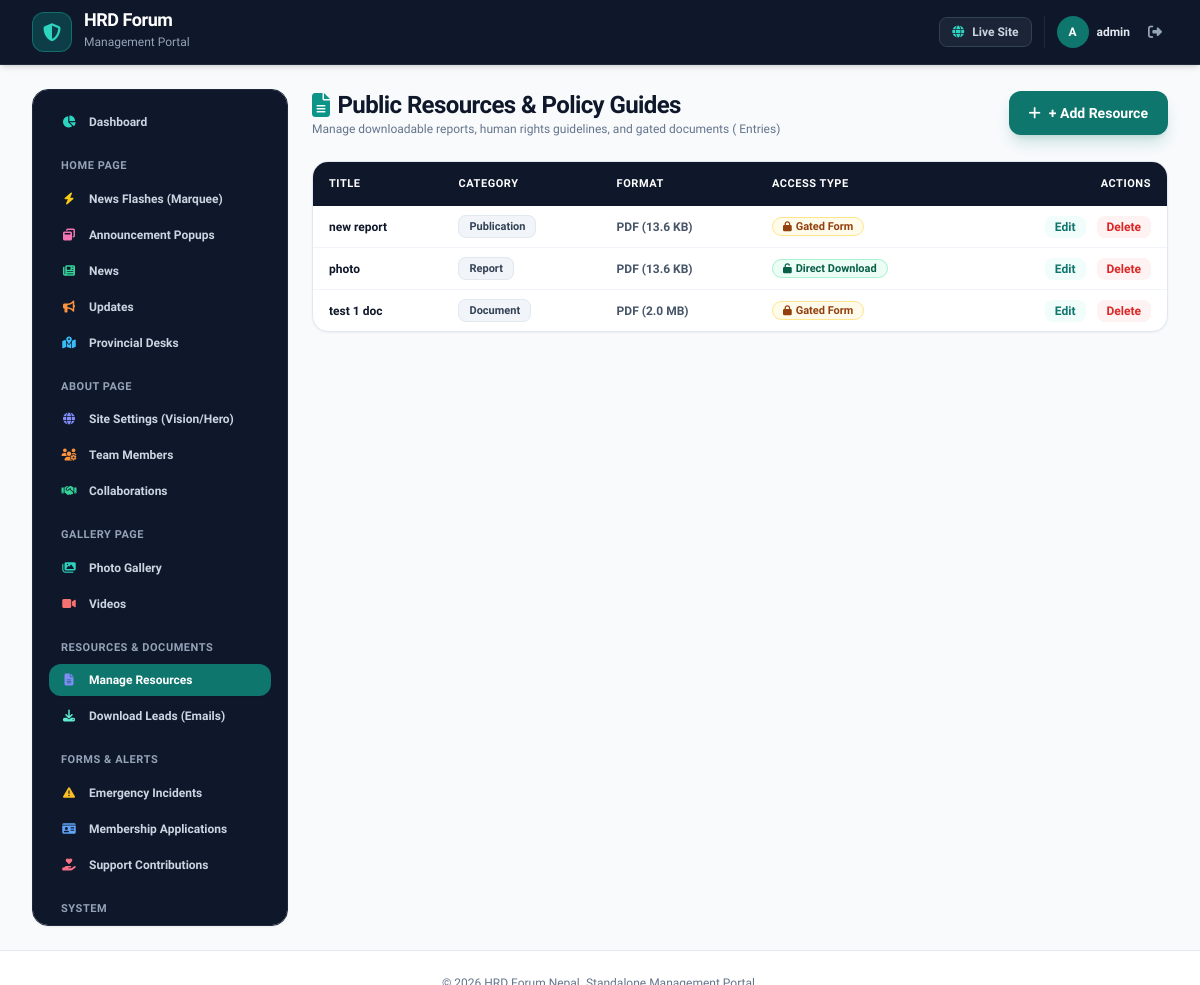
Before: /portal/resources/ (signed in) with the older database file.
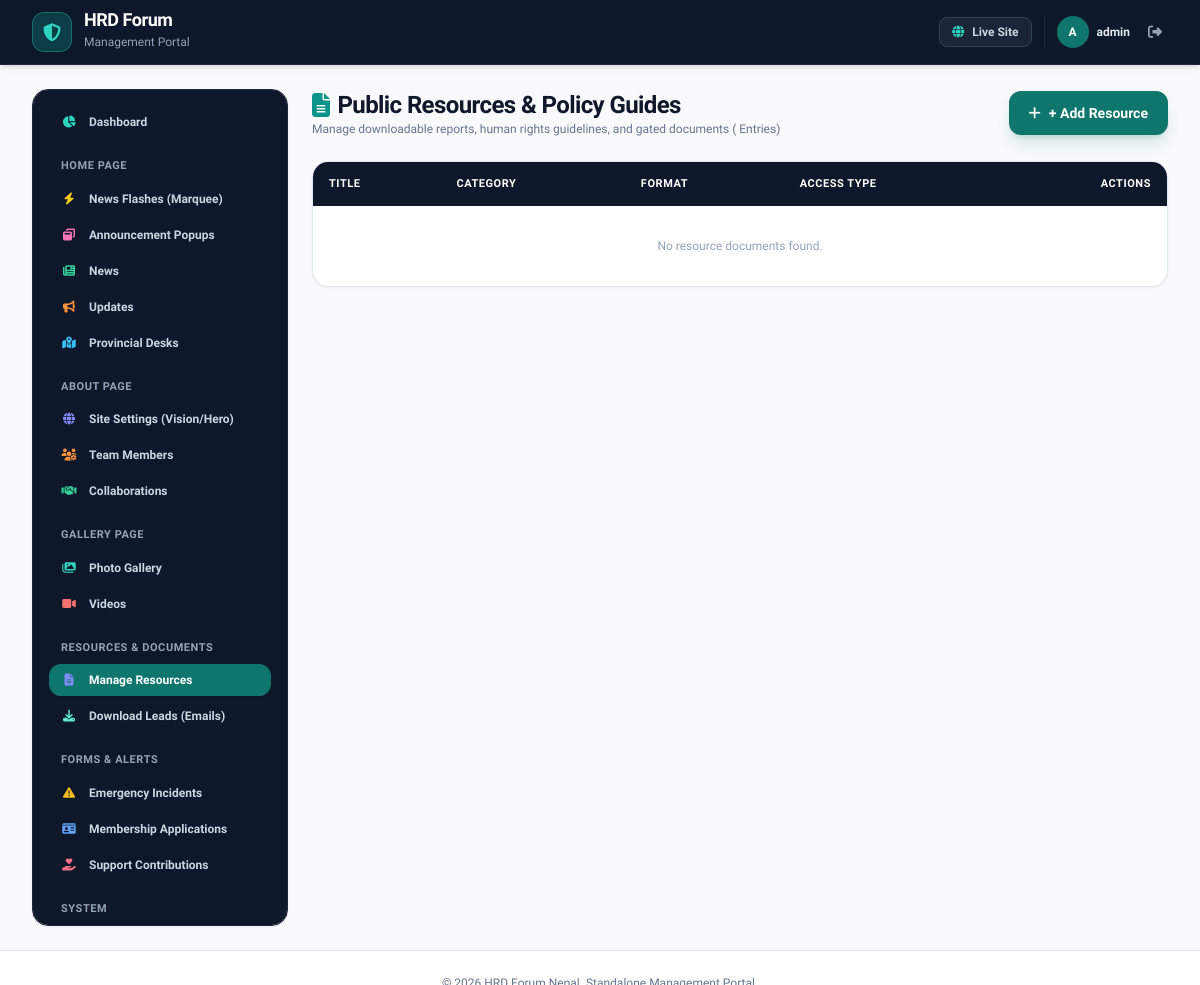
After: the same page with the newer database file.
### main_app/models.py (models this page shows, shortened)
class Resource(models.Model):
    title = models.CharField(max_length=255)
    category = models.CharField(max_length=50, default='Document')
    format = models.CharField(max_length=20, default='PDF')
    file_size = models.CharField(max_length=50, default='2.0 MB')
    file_upload = models.FileField(upload_to='resources/', blank=True, null=True)
    file_url = models.URLField(max_length=500, blank=True, null=True)
    is_gated = models.BooleanField(default=True)

### main_app/portal_views.py (the view)
# urls.py: path('portal/resources/', portal_views.portal_resource_list, name='portal_resource_list'),
@staff_required
def portal_resource_list(request):
    query = request.GET.get('q', '').strip()
    resources = Resource.objects.all()
    if query:
        resources = resources.filter(Q(title__icontains=query) | Q(category__icontains=query) | Q(format__icontains=query))
    resources = resources.order_by('-id')
    context = {
        'resources': resources,
        'query': query,
    }
    return render(request, 'portal/resource_list.html', context)

### main_app/portal_views.py (called while the page is built)
def staff_required(view_func):
    actual_decorator = user_passes_test(
        lambda u: u.is_authenticated and (u.is_staff or u.is_superuser),
        login_url='/portal/login/'
    )
    return actual_decorator(view_func)

### main_app/views.py (called while the page is built, shortened)
def admin_dashboard_context(request):
    return {}

### templates/portal/resource_list.html (shortened to what this page needs)
{% extends "portal/base_portal.html" %}
{% block content %}
<div class="space-y-6">
    <div class="flex flex-col md:flex-row md:items-center justify-between gap-4">
        <div>
            <h1 class="text-2xl font-extrabold text-slate-900 tracking-tight flex items-center space-x-2">
                <i class="fas fa-file-alt text-teal-600"></i>
                <span>Public Resources & Policy Guides</span>
            </h1>
            <p class="text-xs text-slate-500 font-medium">Manage downloadable reports, human rights guidelines, and gated documents ({{ total_count }} Entries)</p>
        </div>
        <a href="{% url 'portal_resource_add' %}" class="inline-flex items-center justify-center space-x-2 bg-teal-700 hover:bg-teal-800 text-white font-bold text-sm px-5 py-3 rounded-xl shadow-lg shadow-teal-700/20 transition">
            <i class="fas fa-plus"></i>
            <span>+ Add Resource</span>
        </a>
    </div>
    <div class="bg-white rounded-2xl border border-slate-200 shadow-sm overflow-hidden">
        <div class="overflow-x-auto">
            <table class="w-full text-left text-xs text-slate-700">
                <thead class="bg-navy-900 text-white font-bold text-[11px] uppercase tracking-wider">
                    <tr>
                        <th class="py-3.5 px-4">Title</th>
                        <th class="py-3.5 px-4">Category</th>
                        <th class="py-3.5 px-4">Format</th>
                        <th class="py-3.5 px-4">Access Type</th>
                        <th class="py-3.5 px-4 text-right">Actions</th>
                    </tr>
                </thead>
                <tbody class="divide-y divide-slate-100 font-medium">
                    {% for res in resources %}
                    <tr class="hover:bg-slate-50 transition">
                        <td class="py-3 px-4 font-bold text-slate-900">
                            <a href="{% url 'portal_resource_edit' res.id %}" class="hover:text-teal-700 transition">{{ res.title }}</a>
                        </td>
                        <td class="py-3 px-4">
                            <span class="bg-slate-100 text-slate-700 font-semibold px-2.5 py-1 rounded-lg text-[11px] border border-slate-200">
                                {{ res.category }}
                            </span>
                        </td>
                        <td class="py-3 px-4 font-bold text-slate-600 uppercase">{{ res.format }} ({{ res.file_size }})</td>
                        <td class="py-3 px-4">
                            {% if res.is_gated %}
                            <span class="bg-amber-50 text-amber-800 border border-amber-200 font-bold px-2.5 py-0.5 rounded-full text-[11px]">
                                <i class="fas fa-lock text-[10px] mr-1"></i>Gated Form
                            </span>
                            {% else %}
                            <span class="bg-emerald-50 text-emerald-800 border border-emerald-200 font-bold px-2.5 py-0.5 rounded-full text-[11px]">
                                <i class="fas fa-unlock text-[10px] mr-1"></i>Direct Download
                            </span>
                            {% endif %}
                        </td>
                        <td class="py-3 px-4 text-right space-x-2">
                            <a href="{% url 'portal_resource_edit' res.id %}" class="text-teal-700 font-bold px-2.5 py-1 bg-teal-50 rounded-lg hover:bg-teal-100 transition">Edit</a>
                            <a href="{% url 'portal_resource_delete' res.id %}" class="text-red-600 font-bold px-2.5 py-1 bg-red-50 rounded-lg hover:bg-red-100 transition">Delete</a>
                        </td>
                    </tr>
                    {% empty %}
                    <tr>
                        <td colspan="5" class="py-8 text-center text-slate-400">No resource documents found.</td>
                    </tr>
                    {% endfor %}
                </tbody>
            </table>
        </div>
    </div>
</div>
{% endblock %}

Changed rows visible on the page:
removed Resource: title "new report", category "Publication", format "PDF", file_size "13.6 KB", is_gated True (drawn)
removed Resource: title "photo", category "Report", format "PDF", file_size "13.6 KB", is_gated False (drawn)
removed Resource: title "test 1 doc", category "Document", format "PDF", file_size "2.0 MB", is_gated True (drawn)
Other visible differences:
text now shown: "No resource documents found."
